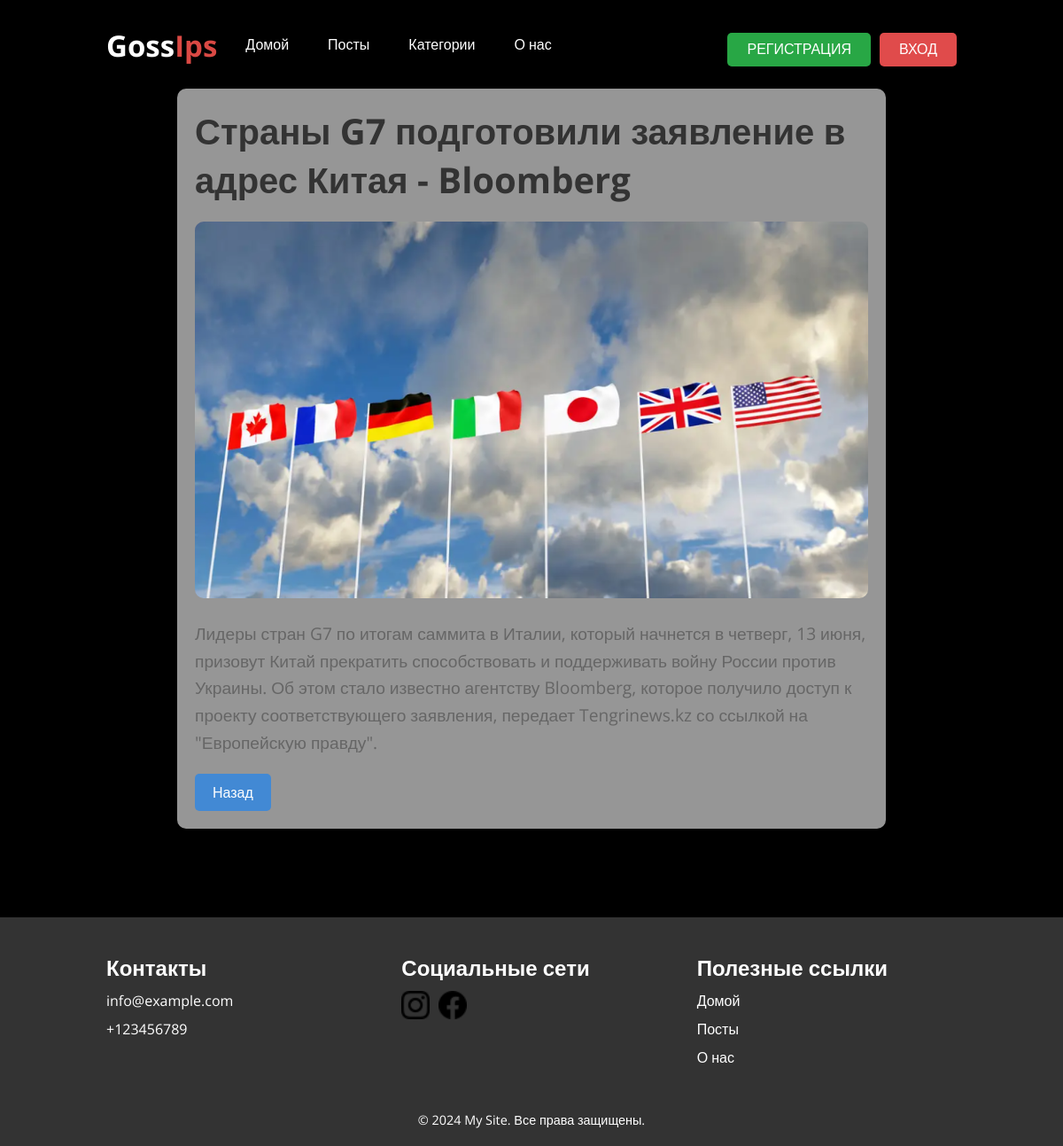
Page /post/6/ on the committed database.
### myapp/models.py (models this page shows, shortened)
class Posts(models.Model):
    title = models.CharField(max_length=255)
    content = models.CharField(max_length=2000)
    is_published = models.BooleanField(default=False)
    photo = models.ImageField(upload_to='photo/%Y/%m/%d/')
    created_at = models.DateTimeField(auto_now_add=True)
    updated_at = models.DateTimeField(auto_now=True)
    categotia=models.ForeignKey('Categories', on_delete=models.PROTECT, null=True)
    slug=models.SlugField(max_length=255, db_index=True, unique=True,verbose_name='ссылка')

### myapp/views.py (the view)
# urls.py: path('post/<int:post_id>/', post_detail, name='post_detail'),
def post_detail(request, post_id):
    post = get_object_or_404(Posts, id=post_id)
    category=Categories.objects.all()
    return render(request, 'post_detail.html', {
        'title':post.title,
        'post': post,
        'category':category})

### myapp/context_processors.py (called while the page is built)
def categories_processor(request):
    categories = Categories.objects.all()
    return {'categories': categories}

### myapp/templates/post_detail.html
{% extends 'home.html' %}
{% block content %}
<div class="post_detail">
    <div class="post_detail_content">
        <h1>{{ post.title }}</h1>
        {% if post.photo %}
        <img src="{{ post.photo.url }}" alt="">
        {% else %}
        <h1>’’</h1>
        {% endif %}
        <p>{{ post.content }}</p>
        <span class="back-button" onclick="history.back()">Назад</span>
    </div>
</div>
{% endblock %}

### static/styles/style.css (style rules this page uses)
* { padding: 0; margin: 0; box-sizing: border-box; list-style: none; text-decoration: none; border: none; outline: none; scroll-behavior: smooth; font-family: 'Open Sans', sans-serif; }
:root { --text-color: #fff; --bg-color: #000; --main-color: #ffa343; --h1-font: 6rem; --h2-font: 3rem; --p-font: 1rem; }
body { width: 100%; color: var(--text-color); background: var(--bg-color); background-image: linear-gradient(to left, rgba(0, 0, 0, 0.6), rgba(0, 0, 0, 0.3)), url('../img/Background.png'); background-size: cover; background-position: center bottom; background-repeat: no-repeat; background-attachment: fixed; }
.post_detail { padding: 200px; gap: 20px; }
.post_detail { max-width: 800px; margin: 100px auto; padding: 20px; background-color: #e4e4e4a8; border-radius: 10px; box-shadow: 0 4px 8px rgba(0, 0, 0, 0.1); }
.post_detail h1 { font-size: 2.5em; color: #333; margin-bottom: 20px; }
.post_detail img { width: 100%; height: auto; border-radius: 10px; margin-bottom: 20px; }
.post_detail p { font-size: 1.2em; line-height: 1.6; color: #666; }
.back-button { display: inline-block; margin-top: 20px; padding: 10px 20px; background-color: #4289d4; color: white; text-decoration: none; border-radius: 5px; transition: background-color 0.3s; cursor: pointer; }

### rows in the picture
Posts: title "Страны G7 подготовили заявление в адрес Китая - Bloomberg", photo (picture), content "Лидеры стран G7 по итогам саммита в Италии, который начнется в четверг, 13 июня, призовут Китай прекратить способствовать и поддерживать войну России против Украины. Об этом стало известно агентству Bloomberg, которое получило доступ к проекту соответствующего заявления, передает Tengrinews.kz со ссылкой на \"Европейскую правду\"."
